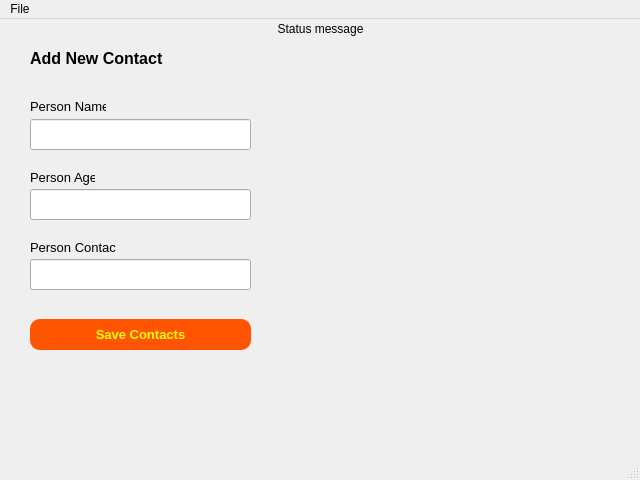
<?xml version="1.0" encoding="UTF-8"?>
<ui version="4.0">
 <class>MainWindow</class>
 <widget class="QMainWindow" name="MainWindow">
  <property name="geometry">
   <rect>
    <x>0</x>
    <y>0</y>
    <width>640</width>
    <height>480</height>
   </rect>
  </property>
  <property name="cursor">
   <cursorShape>IBeamCursor</cursorShape>
  </property>
  <property name="windowTitle">
   <string>MainWindow</string>
  </property>
  <widget class="QWidget" name="centralwidget">
   <widget class="QLabel" name="label">
    <property name="geometry">
     <rect>
      <x>30</x>
      <y>30</y>
      <width>141</width>
      <height>19</height>
     </rect>
    </property>
    <property name="text">
     <string>&lt;html&gt;&lt;head/&gt;&lt;body&gt;&lt;p&gt;&lt;span style=&quot; font-size:12pt; font-weight:600;&quot;&gt;Add New Contact&lt;/span&gt;&lt;/p&gt;&lt;/body&gt;&lt;/html&gt;</string>
    </property>
   </widget>
   <widget class="QLineEdit" name="editName">
    <property name="geometry">
     <rect>
      <x>30</x>
      <y>100</y>
      <width>221</width>
      <height>31</height>
     </rect>
    </property>
   </widget>
   <widget class="QLabel" name="label_2">
    <property name="geometry">
     <rect>
      <x>30</x>
      <y>80</y>
      <width>76</width>
      <height>16</height>
     </rect>
    </property>
    <property name="text">
     <string>&lt;html&gt;&lt;head/&gt;&lt;body&gt;&lt;p&gt;&lt;span style=&quot; font-size:10pt;&quot;&gt;Person Name&lt;/span&gt;&lt;/p&gt;&lt;/body&gt;&lt;/html&gt;</string>
    </property>
   </widget>
   <widget class="QLineEdit" name="editAge">
    <property name="geometry">
     <rect>
      <x>30</x>
      <y>170</y>
      <width>221</width>
      <height>31</height>
     </rect>
    </property>
   </widget>
   <widget class="QLabel" name="label_3">
    <property name="geometry">
     <rect>
      <x>30</x>
      <y>150</y>
      <width>65</width>
      <height>16</height>
     </rect>
    </property>
    <property name="font">
     <font>
      <pointsize>10</pointsize>
     </font>
    </property>
    <property name="text">
     <string>Person Age</string>
    </property>
   </widget>
   <widget class="QLineEdit" name="editContact">
    <property name="geometry">
     <rect>
      <x>30</x>
      <y>240</y>
      <width>221</width>
      <height>31</height>
     </rect>
    </property>
    <property name="text">
     <string/>
    </property>
   </widget>
   <widget class="QLabel" name="label_4">
    <property name="geometry">
     <rect>
      <x>30</x>
      <y>220</y>
      <width>86</width>
      <height>16</height>
     </rect>
    </property>
    <property name="font">
     <font>
      <pointsize>10</pointsize>
     </font>
    </property>
    <property name="text">
     <string>Person Contact</string>
    </property>
   </widget>
   <widget class="QPushButton" name="btn">
    <property name="geometry">
     <rect>
      <x>30</x>
      <y>300</y>
      <width>221</width>
      <height>31</height>
     </rect>
    </property>
    <property name="font">
     <font>
      <pointsize>10</pointsize>
      <weight>75</weight>
      <bold>true</bold>
     </font>
    </property>
    <property name="styleSheet">
     <string notr="true">background-color:rgb(255, 85, 0);
color: rgb(255, 255, 0);
border-radius: 10px;</string>
    </property>
    <property name="text">
     <string>Save Contacts</string>
    </property>
   </widget>
   <widget class="QLabel" name="textStatus">
    <property name="geometry">
     <rect>
      <x>15</x>
      <y>0</y>
      <width>611</width>
      <height>20</height>
     </rect>
    </property>
    <property name="text">
     <string>&lt;html&gt;&lt;head/&gt;&lt;body&gt;&lt;p align=&quot;center&quot;&gt;Status message&lt;/p&gt;&lt;/body&gt;&lt;/html&gt;</string>
    </property>
   </widget>
   <widget class="QLabel" name="heroImage">
    <property name="geometry">
     <rect>
      <x>270</x>
      <y>30</y>
      <width>351</width>
      <height>321</height>
     </rect>
    </property>
    <property name="text">
     <string/>
    </property>
    <property name="pixmap">
     <pixmap>C:/Users/Dell/Downloads/work.JPG</pixmap>
    </property>
    <property name="scaledContents">
     <bool>true</bool>
    </property>
   </widget>
  </widget>
  <widget class="QMenuBar" name="menubar">
   <property name="geometry">
    <rect>
     <x>0</x>
     <y>0</y>
     <width>640</width>
     <height>21</height>
    </rect>
   </property>
   <widget class="QMenu" name="menuType_Here">
    <property name="title">
     <string>File</string>
    </property>
    <addaction name="actionAdd_Contact"/>
    <addaction name="actionView_Cantact"/>
    <addaction name="actionExit"/>
   </widget>
   <addaction name="menuType_Here"/>
  </widget>
  <widget class="QStatusBar" name="statusbar"/>
  <action name="actionAdd_Contact">
   <property name="text">
    <string>Add Contact</string>
   </property>
  </action>
  <action name="actionView_Cantact">
   <property name="text">
    <string>View Cantact</string>
   </property>
  </action>
  <action name="actionExit">
   <property name="text">
    <string>Exit</string>
   </property>
  </action>
 </widget>
 <resources/>
 <connections/>
</ui>
